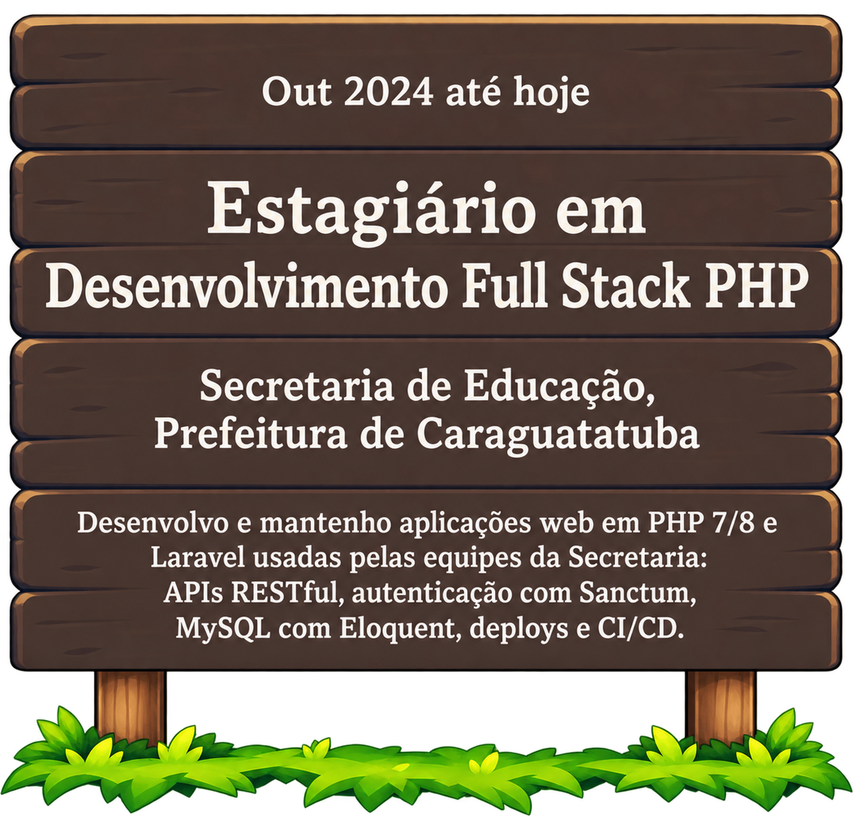
#> input picture scripts/assets/trajetoria-postes-v1/placa-estagiario-3.png, 856 x 824 px, shrunk from 1055 x 1015 before the run
$ python checar-emendas.py assets/trajetoria-postes-v1/placa-estagiario-3.png
#> lines starting #> are read from the running program, lines starting #| are printed output that depends on the picture
"""Mede o quanto cada emenda da arte destoa da variação natural da imagem.

Na junção, compara o salto entre as duas colunas (ou linhas) vizinhas com o
salto típico logo ao lado. Razão perto de 1 = contínuo; acima de ~2,5 = quebra
visível, que vem das peças e não dá para corrigir com ajuste de tom.
"""
import sys

import numpy as np
from PIL import Image

ARTE = sys.argv[1] if len(sys.argv) > 1 else "public/montanha-v5.png"
LINHAS = 4

a = np.asarray(Image.open(ARTE).convert("RGB")).astype(float)
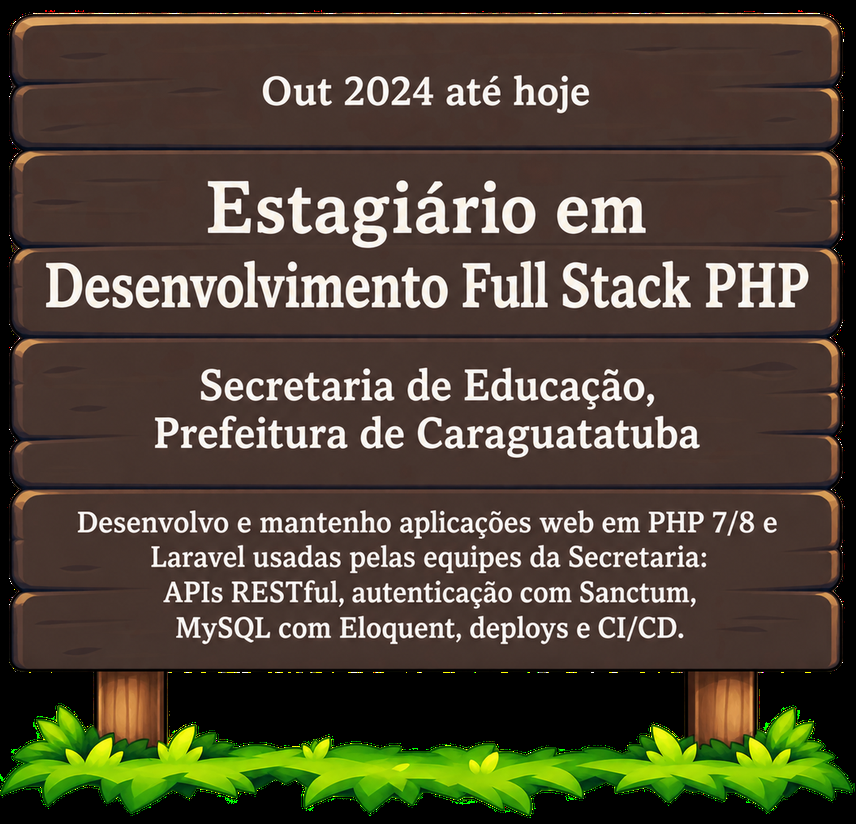
#> a: shape (824, 856, 3) float64; mean R, G, B 78, 68.9, 52.2
H, W, _ = a.shape
#> H = 824; W = 856
meio = W // 2
#> meio = 428
altura = H // LINHAS
#> altura = 206


def razao(salto: np.ndarray, vizinhanca: np.ndarray) -> float:
    base = max(float(vizinhanca.mean()), 0.5)
    return float(salto.mean()) / base


print(f"{ARTE}: {W}x{H}\n")
#| assets/trajetoria-postes-v1/placa-estagiario-3.png: 856x824
print("emendas verticais (entre a peça C1 e a C2 de cada linha)")
for n in range(LINHAS):
    faixa = slice(n * altura, (n + 1) * altura)
    salto = np.abs(a[faixa, meio - 1] - a[faixa, meio])
    vizinhanca = np.concatenate([
        np.abs(a[faixa, meio - 6] - a[faixa, meio - 5]),
        np.abs(a[faixa, meio + 5] - a[faixa, meio + 6]),
    ])
    r = razao(salto, vizinhanca)
    marca = "OK" if r < 2.5 else ("atenção" if r < 5 else "QUEBRADA")
    print(f"  L{n + 1}: salto {salto.mean():5.1f} | vizinhança {vizinhanca.mean():5.1f} | razão {r:4.1f}  {marca}")

    # onde quebra: pior quarto da altura da peça
#> (the run stopped early here; a loop or call above may not have finished)
